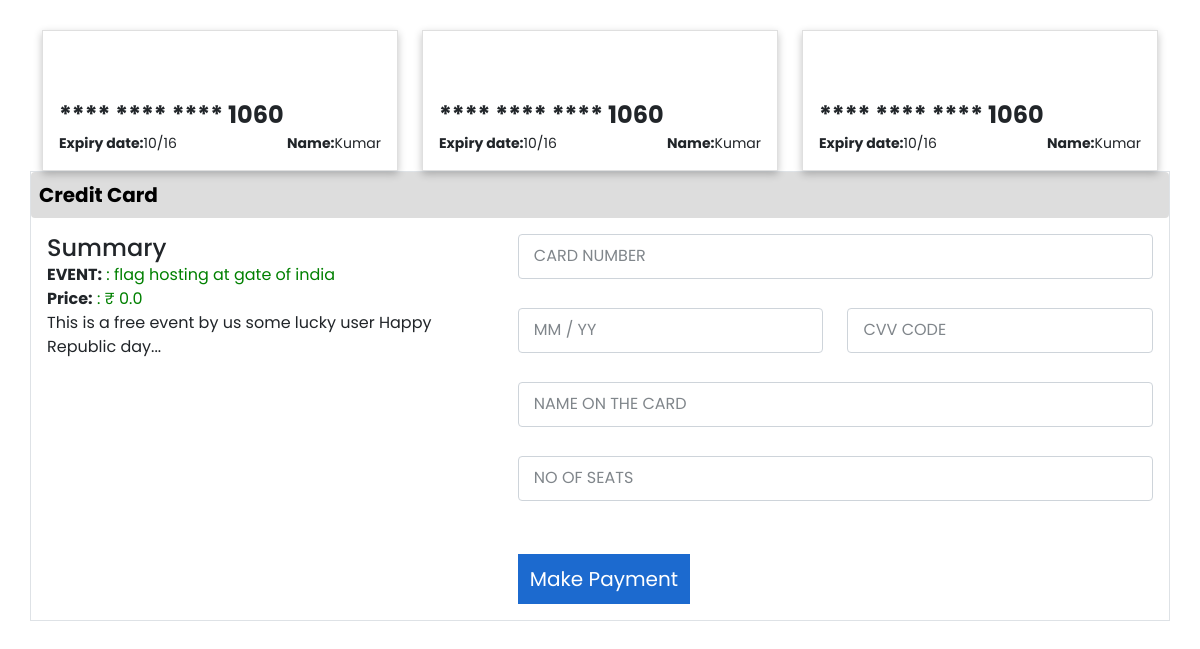
/event/01_event (signed in), run on the app's committed database.
### Republic_day_2023/models.py (models this page shows)
class Events(models.Model):
    name = models.CharField(primary_key=True,max_length=50)
    title = models.CharField(max_length=150)
    description = models.TextField()
    date = models.DateField(auto_now=False)
    times = models.CharField(max_length=100,default="01/01/2000")
    available = models.IntegerField(default="01/01/2000")
    img = models.FileField(upload_to="media/event")
    location = models.CharField(max_length=200,default="Enter The Location")
    cost = models.FloatField()

### Republic_day_2023/views.py (the view)
# urls.py: path('event/<str:event_name>',views.EventAction,name="eventaction"),
def EventAction(request,event_name):
    if request.user.is_authenticated:
        paydetail = Events.objects.get(name = event_name)
        d = {
            "paydetail":paydetail,
        }
        return render(request,"payment.html",d)
    else:
        return redirect('login')

### templates/payment.html (shortened to what this page needs)
{% load static %}
<!DOCTYPE html>
<html lang="en">
<head>
    <link href="{% static 'pay.css' %}" rel="stylesheet">
    <link href="https://cdn.jsdelivr.net/npm/bootstrap@5.0.1/dist/css/bootstrap.min.css" rel="stylesheet">
</head>
<body>
    <div class="container">
        <div class="row">
            <div class="col-lg-4 mb-lg-0 mb-3">
                <div class="card p-3">
                    <div class="img-box">
                    </div>
                    <div class="number">
                        <label class="fw-bold" for="">**** **** **** 1060</label>
                    </div>
                    <div class="d-flex align-items-center justify-content-between">
                        <small><span class="fw-bold">Expiry date:</span><span>10/16</span></small>
                        <small><span class="fw-bold">Name:</span><span>Kumar</span></small>
                    </div>
                </div>
            </div>
            <div class="col-lg-4 mb-lg-0 mb-3">
                <div class="card p-3">
                    <div class="img-box">
                    </div>
                    <div class="number">
                        <label class="fw-bold">**** **** **** 1060</label>
                    </div>
                    <div class="d-flex align-items-center justify-content-between">
                        <small><span class="fw-bold">Expiry date:</span><span>10/16</span></small>
                        <small><span class="fw-bold">Name:</span><span>Kumar</span></small>
                    </div>
                </div>
            </div>
            <div class="col-lg-4 mb-lg-0 mb-3">
                <div class="card p-3">
                    <div class="img-box">
                    </div>
                    <div class="number">
                        <label class="fw-bold">**** **** **** 1060</label>
                    </div>
                    <div class="d-flex align-items-center justify-content-between">
                        <small><span class="fw-bold">Expiry date:</span><span>10/16</span></small>
                        <small><span class="fw-bold">Name:</span><span>Kumar</span></small>
                    </div>
                </div>
            </div>
                    <div class="card-body border p-0">
                        <p>
                            <a class="btn btn-primary p-2 w-100 h-100 d-flex align-items-center justify-content-between"
                                data-bs-toggle="collapse" href="#collapseExample" role="button" aria-expanded="true"
                                aria-controls="collapseExample">
                                <span class="fw-bold">Credit Card</span>
                            </a>
                        </p>
                        <div class="collapse show p-3 pt-0" id="collapseExample">
                            <div class="row">
                                <div class="col-lg-5 mb-lg-0 mb-3">
                                    <p class="h4 mb-0">Summary</p>
                                    <p class="mb-0"><span class="fw-bold">EVENT:</span><span class="c-green"> : {{paydetail.title}}</span>
                                    </p>
                                    <p class="mb-0">
                                        <span class="fw-bold">Price:</span>
                                        <span class="c-green">: &#8377; {{paydetail.cost}}</span>
                                    </p>
                                    <p class="mb-0">{{paydetail.description}}</p>
                                </div>
                                <div class="col-lg-7">
                                    <form action="payment/{{paydetail.name}}/{{request.user}}" class="form" method="post">
                                        <div class="row">
                                            <div class="col-12">
                                                <div class="form__div">
                                                    <input type="number" name="number_of_card" class="form-control" placeholder=" ">
                                                    <label for="" class="form__label">Card Number</label>
                                                </div>
                                            </div>
                                            <div class="col-6">
                                                <div class="form__div">
                                                    <input type="text" name="expiry_date" class="form-control" placeholder=" ">
                                                    <label for="" class="form__label">MM / yy</label>
                                                </div>
                                            </div>
                                            <div class="col-6">
                                                <div class="form__div">
                                                    <input type="password" name="cvv" class="form-control" placeholder=" ">
                                                    <label for="" class="form__label">cvv code</label>
                                                </div>
                                            </div>
                                            <div class="col-12">
                                                <div class="form__div">
                                                    <input type="text" name="name_on_card" class="form-control" placeholder=" ">
                                                    <label for="" class="form__label">name on the card</label>
                                                </div>
                                            </div>
											<div class="col-12">
                                                <div class="form__div">
                                                    <input type="number" min="1" name="no_of_seat" class="form-control" placeholder=" ">
                                                    <label for="" class="form__label">No of Seats</label>
                                                </div>
                                            </div>
                                            <div class="col-12">
												<button type="submit" style="border:0px; background:transparent;">
													<div class="btn btn-primary payment">
														Make Payment
													</div>
												</button>
											</div>
                                        </div>
                                    </form>
                                </div>
                            </div>
                        </div>
                    </div>
                </div>
            </div>
</body>
</html>

### Republic_day_2023/static/pay.css (style rules this page uses)
* { margin: 0; padding: 0; box-sizing: border-box; font-family: 'Poppins', sans-serif }
.container { margin: 30px auto; }
.container .card { width: 100%; box-shadow: rgba(0, 0, 0, 0.24) 0px 3px 8px; background: #fff; border-radius: 0px; }
body { background: #eee }
.btn.btn-primary { background-color: #ddd; color: black; box-shadow: none; border: none; font-size: 20px; width: 100%; height: 100%; }
.container .card .img-box { width: 80px; height: 50px; }
.container .card .number { font-size: 24px; }
.c-green { color: green; }
.btn.btn-primary.payment { background-color: #1c6acf; color: white; border-radius: 0px; height: 50px; display: flex; align-items: center; justify-content: center; margin-top: 24px; }
.form__div { height: 50px; position: relative; margin-bottom: 24px; }
.form-control { width: 100%; height: 45px; font-size: 14px; border: 1px solid #DADCE0; border-radius: 0; outline: none; padding: 2px; background: none; z-index: 1; box-shadow: none; }
.form__label { position: absolute; left: 16px; top: 10px; background-color: #fff; color: #80868B; font-size: 16px; transition: .3s; text-transform: uppercase; }

### data on the page
Events: title "flag hosting at gate of india", cost "0.0", description "This is a free event by us some lucky user Happy Republic day..."
